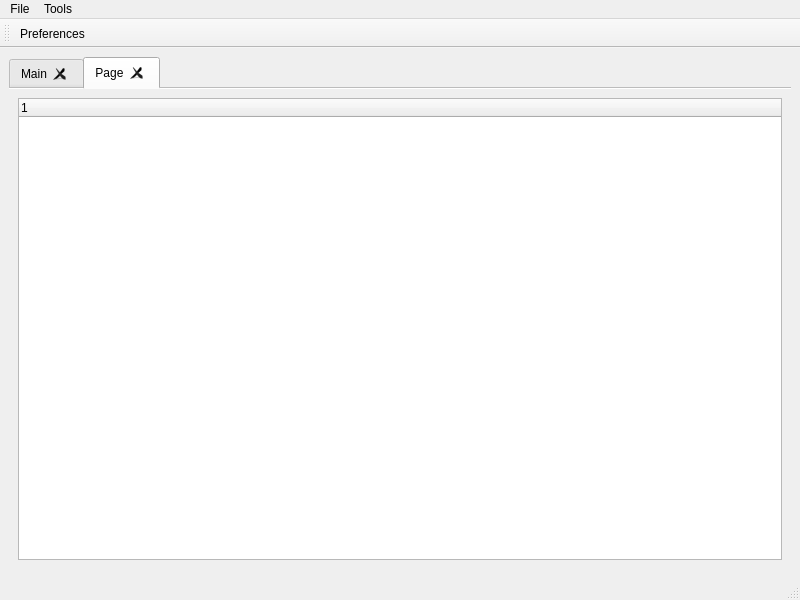
<?xml version="1.0" encoding="UTF-8"?>
<ui version="4.0">
 <class>MainWindow</class>
 <widget class="QMainWindow" name="MainWindow">
  <property name="geometry">
   <rect>
    <x>0</x>
    <y>0</y>
    <width>800</width>
    <height>600</height>
   </rect>
  </property>
  <property name="windowTitle">
   <string>MainWindow</string>
  </property>
  <widget class="QWidget" name="centralwidget">
   <layout class="QVBoxLayout" name="verticalLayout_3">
    <item>
     <widget class="QTabWidget" name="tabWidget">
      <property name="currentIndex">
       <number>1</number>
      </property>
      <property name="documentMode">
       <bool>true</bool>
      </property>
      <property name="tabsClosable">
       <bool>true</bool>
      </property>
      <widget class="QWidget" name="tab">
       <attribute name="title">
        <string>Main</string>
       </attribute>
       <layout class="QVBoxLayout" name="verticalLayout_4">
        <item>
         <layout class="QHBoxLayout" name="horizontalLayout">
          <item>
           <spacer name="horizontalSpacer">
            <property name="orientation">
             <enum>Qt::Horizontal</enum>
            </property>
            <property name="sizeHint" stdset="0">
             <size>
              <width>490</width>
              <height>20</height>
             </size>
            </property>
           </spacer>
          </item>
          <item>
           <widget class="QLabel" name="label_3">
            <property name="text">
             <string>Search</string>
            </property>
           </widget>
          </item>
          <item>
           <widget class="QLineEdit" name="lineEdit"/>
          </item>
         </layout>
        </item>
        <item>
         <widget class="QSplitter" name="splitter_2">
          <property name="orientation">
           <enum>Qt::Vertical</enum>
          </property>
          <widget class="QSplitter" name="splitter">
           <property name="orientation">
            <enum>Qt::Horizontal</enum>
           </property>
           <widget class="QWidget" name="layoutWidget">
            <layout class="QVBoxLayout" name="verticalLayout_2">
             <item>
              <widget class="QLabel" name="label_2">
               <property name="text">
                <string>System Log</string>
               </property>
              </widget>
             </item>
             <item>
              <widget class="QTextBrowser" name="textBrowser"/>
             </item>
            </layout>
           </widget>
           <widget class="QWidget" name="layoutWidget">
            <layout class="QVBoxLayout" name="verticalLayout">
             <item>
              <widget class="QLabel" name="label">
               <property name="text">
                <string>Users Online</string>
               </property>
              </widget>
             </item>
             <item>
              <widget class="QTreeWidget" name="treeWidget">
               <column>
                <property name="text">
                 <string>User Name</string>
                </property>
               </column>
               <column>
                <property name="text">
                 <string>Email</string>
                </property>
               </column>
               <column>
                <property name="text">
                 <string>Guid</string>
                </property>
               </column>
               <column>
                <property name="text">
                 <string>IpAddress</string>
                </property>
               </column>
              </widget>
             </item>
            </layout>
           </widget>
          </widget>
          <widget class="QTabWidget" name="tabWidget_2">
           <property name="currentIndex">
            <number>0</number>
           </property>
           <widget class="QWidget" name="tab_3">
            <attribute name="title">
             <string>Connections</string>
            </attribute>
            <layout class="QVBoxLayout" name="verticalLayout_6">
             <item>
              <widget class="QTreeWidget" name="treeWidget_2">
               <column>
                <property name="text">
                 <string>User Name</string>
                </property>
               </column>
               <column>
                <property name="text">
                 <string>Status</string>
                </property>
               </column>
               <column>
                <property name="text">
                 <string>Speed</string>
                </property>
               </column>
               <column>
                <property name="text">
                 <string>Ip</string>
                </property>
               </column>
              </widget>
             </item>
            </layout>
           </widget>
           <widget class="QWidget" name="tab_4">
            <attribute name="title">
             <string>Downloads</string>
            </attribute>
            <layout class="QVBoxLayout" name="verticalLayout_5">
             <item>
              <widget class="QTreeWidget" name="treeWidget_3">
               <column>
                <property name="text">
                 <string>File Name</string>
                </property>
               </column>
               <column>
                <property name="text">
                 <string>Path</string>
                </property>
               </column>
               <column>
                <property name="text">
                 <string>Status</string>
                </property>
               </column>
               <column>
                <property name="text">
                 <string>Time Left</string>
                </property>
               </column>
               <column>
                <property name="text">
                 <string>Speed</string>
                </property>
               </column>
               <column>
                <property name="text">
                 <string>Done</string>
                </property>
               </column>
               <column>
                <property name="text">
                 <string>Size</string>
                </property>
               </column>
              </widget>
             </item>
            </layout>
           </widget>
          </widget>
         </widget>
        </item>
       </layout>
      </widget>
      <widget class="QWidget" name="tab_2">
       <attribute name="title">
        <string>Page</string>
       </attribute>
       <layout class="QVBoxLayout" name="verticalLayout_7">
        <item>
         <widget class="QTreeWidget" name="treeWidget_4">
          <column>
           <property name="text">
            <string notr="true">1</string>
           </property>
          </column>
         </widget>
        </item>
       </layout>
      </widget>
     </widget>
    </item>
   </layout>
  </widget>
  <widget class="QMenuBar" name="menubar">
   <property name="geometry">
    <rect>
     <x>0</x>
     <y>0</y>
     <width>800</width>
     <height>21</height>
    </rect>
   </property>
   <widget class="QMenu" name="menuFile">
    <property name="title">
     <string>File</string>
    </property>
    <addaction name="actionExit"/>
   </widget>
   <widget class="QMenu" name="menuTools">
    <property name="title">
     <string>Tools</string>
    </property>
    <addaction name="actionPreferences"/>
   </widget>
   <addaction name="menuFile"/>
   <addaction name="menuTools"/>
  </widget>
  <widget class="QStatusBar" name="statusbar"/>
  <widget class="QToolBar" name="toolBar">
   <property name="windowTitle">
    <string>toolBar</string>
   </property>
   <attribute name="toolBarArea">
    <enum>TopToolBarArea</enum>
   </attribute>
   <attribute name="toolBarBreak">
    <bool>false</bool>
   </attribute>
   <addaction name="actionPreferences"/>
  </widget>
  <action name="actionSettings">
   <property name="text">
    <string>Settings</string>
   </property>
  </action>
  <action name="actionExit">
   <property name="text">
    <string>Exit</string>
   </property>
   <property name="shortcut">
    <string>Ctrl+Q</string>
   </property>
  </action>
  <action name="actionPreferences">
   <property name="icon">
    <iconset>
     <normaloff>../project/281252091900762326.png</normaloff>../project/281252091900762326.png</iconset>
   </property>
   <property name="text">
    <string>Preferences</string>
   </property>
   <property name="shortcut">
    <string>Ctrl+P</string>
   </property>
  </action>
 </widget>
 <resources/>
 <connections/>
</ui>
